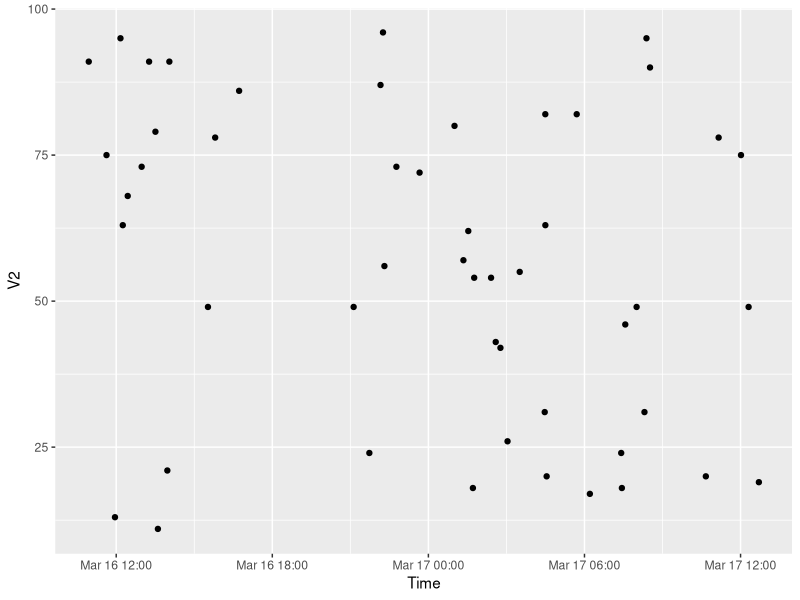

Here is the R script that generated this plot:
library(ggplot2)

dtaframe <- read.table("data/timestamp_count.csv", sep = ",")

dtaframe$V1 <- as.POSIXct(dtaframe$V1, tz="GMT", format="%Y-%m-%dT%H:%M:%S")

print(range(dtaframe$V1))
print(summary(dtaframe$V1))

print(range(dtaframe$V2))
print(summary(dtaframe$V2))

# p <- ggplot(dtaframe, aes(x=V1,y=V2))
# p + geom_point()

p <- ggplot(dtaframe, aes(x=V1,y=V2))
p + geom_point() + scale_x_datetime(name="Time")

# p <- ggplot(dtaframe, aes(x=V1,y=V2))
# p + geom_point() + scale_x_datetime(name="Time", major = "6 hours")
